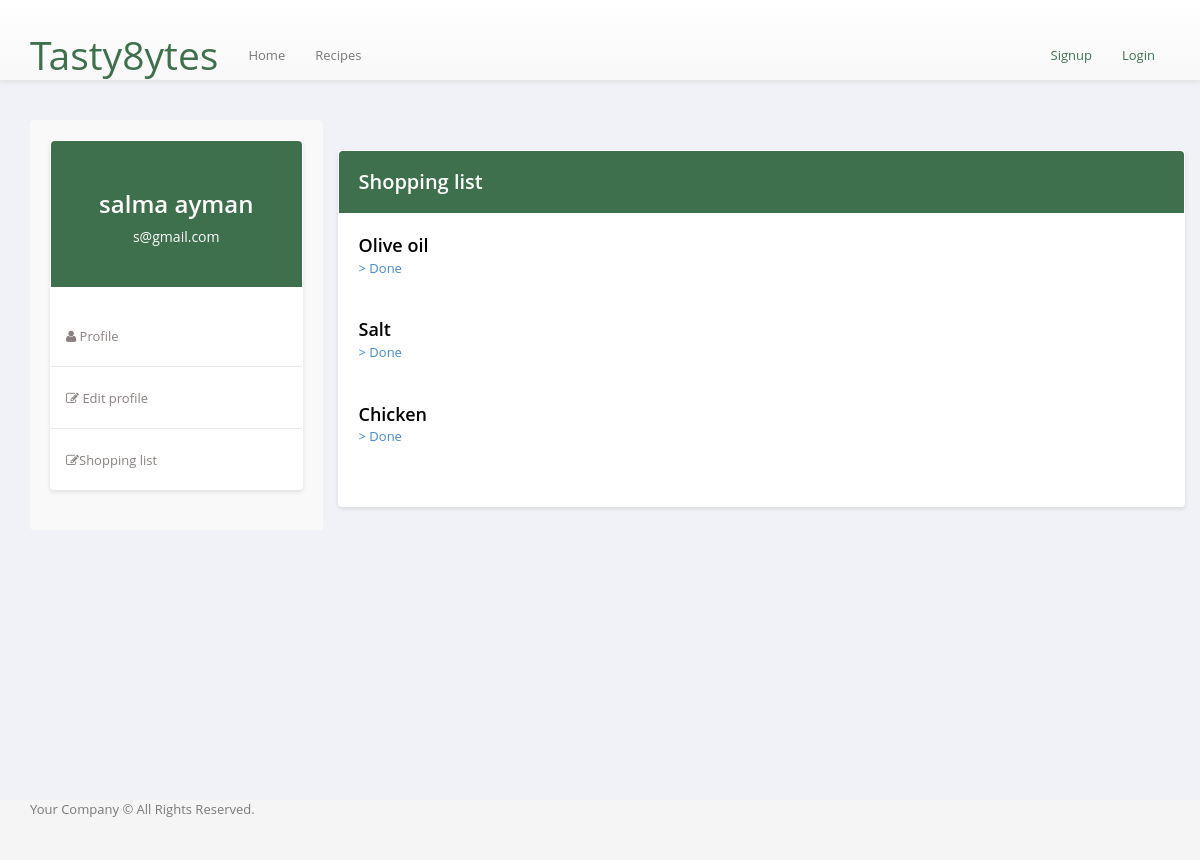
Before: /shoplist/1 with the older database file.
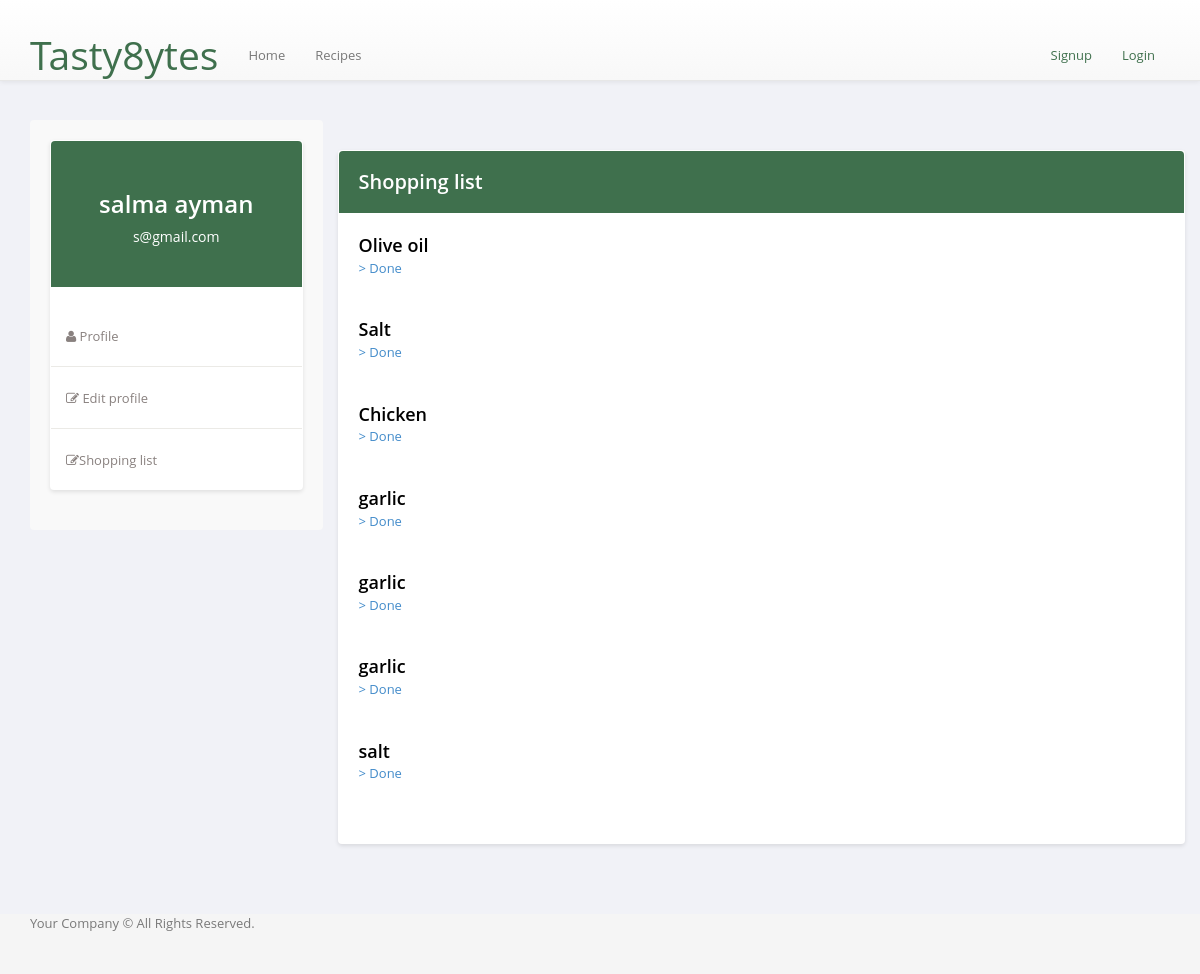
After: the same page with the newer database file.
### backend/complete/models.py (models this page shows)
class User(db.Model, UserMixin):
    id = db.Column(db.Integer, primary_key=True)
    email = db.Column(db.String(150), unique=True)
    password = db.Column(db.String(150))
    first_name = db.Column(db.String(150))
    last_name = db.Column(db.String(150))
    isChef = db.Column(db.String, default='off')

### tables this page shows
CREATE TABLE ShopList (
                UserID INTEGER,
                IngredientName varchar(255),
                FOREIGN KEY(UserID) REFERENCES User(id),
                FOREIGN KEY(IngredientName) REFERENCES Ingredient(Ingredient_name)
            );

### backend/complete/views.py (the view)
@views.route('/shoplist/<userid>')
def shoppinglist(userid):
    object=shopping_list_database("instance\\MainDB.db")
    listofingrients=object.display_shopping_list(userid)
    object = user_database("instance\\MainDB.db")
    userinfo= object.get_user(int(userid))
    return render_template('pages/usershoppinglist.html',item=userinfo, shoplist=listofingrients)

### controllers/database.py (called while the page is built)
    def l_tuple_to_list(self,tuplee):                       #function to change a list of tuples to a normal list
        listt =[]
        for item in tuplee:
            for itemm in item:
                listt.append(itemm)        # all the ingredients are now in a normal list
        return listt

    def establish_connection(self):
        self.connection = sqlite3.connect(self.database_name, timeout = 5000)

    def cursor(self):
        return self.connection.cursor()

    def get_user(self, user_id):
        query = f'Select * from User where id = {user_id}'
        cursor=self.cursor().execute(query)
        data=cursor.fetchall()
        data=self.l_tuple_to_list(data)
        return data

    def display_shopping_list(self, user_id):
        query = 'select * from ShopList where UserID = ?'
        data = self.cursor().execute(query, (user_id,))
        ingredients_tuple = data.fetchall()
        list_ingredients = []
        for ingredient in ingredients_tuple:
            list_ingredients.append(ingredient[1])
        return list_ingredients

### backend/complete/templates/pages/usershoppinglist.html (shortened to what this page needs)
{% extends 'layouts/main.html' %}
{% block content %}
<div class="container">
  <div class="row">
    <div class="profile-nav col-md-3">
      <div class="panel">
        <div class="user-heading round">
          <h1>{{item[3]}} {{item[4]}}</h1>
          <p>{{item[1]}}</p>
        </div>
        <ul class="nav nav-pills nav-stacked">
          <li><a href="{{ url_for('views.userprofile',userid=current_user.id) }}"> <i class="fa fa-user"></i> Profile</a></li>
          <li><a href="{{ url_for('views.useredit', userid=current_user.id) }}"> <i class="fa fa-edit"></i> Edit profile</a></li>
          <li><a href="{{ url_for('views.shoppinglist', userid=current_user.id) }}"> <i class="fa fa-edit"></i>Shopping list</a></li>
        </ul>
      </div>
    </div>
    <div class="profile-info col-md-9">
      <div class="panel">
        <div class="bio-graph-heading">
          <h2>Shopping list</h2>
        </div>
        <div class="panel-body bio-graph-info">
          {% for ingredient in shoplist %}
          <form method="POST">
            <div class="row">
              <div class="col-md-9 bio-row">
                <span><p class="recipe-name">{{ingredient}}</p> <a href="{{ url_for('views.removeshoplistitem', userid=current_user.id, removeingredient=ingredient) }}"> > Done </a></span>
              </div>
            </div>
          </form>
        {% endfor %}
        </div>
      </div>
    </div>
  </div>
</div>
{% endblock %}

### backend/complete/templates/layouts/main.html (shortened to what this page needs)
<!doctype html>
<head>
<link type="text/css" rel="stylesheet" href="/static/css/font-awesome-4.1.0.min.css" />
<link type="text/css" rel="stylesheet" href="/static/css/bootstrap-3.1.1.min.css">
<link type="text/css" rel="stylesheet" href="/static/css/bootstrap-theme-3.1.1.min.css" />
<link type="text/css" rel="stylesheet" href="/static/css/layout.main.css" />
<link type="text/css" rel="stylesheet" href="/static/css/main.css" />
<link type="text/css" rel="stylesheet" href="/static/css/main.responsive.css" />
<link type="text/css" rel="stylesheet" href="/static/css/main.quickfix.css" />
</head>
<body>
  <div id="wrap" style="color: black;">
    <div class="navbar navbar-default navbar-fixed-top" >
      <div class="container">
        <div class="navbar-header">
          <a class="navbar-brand" href="/" style="color: #3F704D; font-size: 300%;">Tasty8ytes</a>
        </div>
        <div class="collapse navbar-collapse">
          <ul class="nav navbar-nav">
            <li {% if request.endpoint == 'views.home' %} class="active" {% endif %}><a href="{{ url_for('views.home') }}">Home</a></li>
            <li {% if request.endpoint == 'views.about' %} class="active" {% endif %}><a href="{{ url_for('views.about') }}">Recipes</a></li>
          </ul>
            <ul class="nav navbar-nav pull-right">
          {% if current_user.is_authenticated %}
            <li><a href="{{ url_for('auth.logout') }}" style="color: #3F704D;">Logout</a></li>
            <li><a href="{{ url_for('views.userprofile',userid=current_user.id) }}" style="color: #3F704D;">Profile</a></li>
          {% else %}
            <li><a href="{{ url_for('auth.signup') }}" style="color: #3F704D;">Signup</a></li>
            <li><a href="{{ url_for('auth.login') }}" style="color: #3F704D;">Login</a></li>
          {%endif%}
          </ul>
        </div>
      </div>
    </div>
    <main id="content" role="main" class="container">
      {% block content %}{% endblock %}
    </main>
  </div>
  <div id="footer">
    <div class="container">
      <p>Your Company &copy; All Rights Reserved.</p>
    </div>
  </div>
</body>
</html>

### backend/complete/static/css/layout.main.css (style rules this page uses)
html, body { height: 100%; }
#wrap { min-height: 100%; height: auto !important; height: 100%; margin: 0 auto -60px; padding: 0 0 60px; }
#footer { height: 60px; background-color: #f5f5f5; }
#wrap > .container { padding: 60px 15px 0; }
#footer > .container { padding-left: 15px; padding-right: 15px; }

### backend/complete/static/css/main.css (style rules this page uses)
a { cursor: pointer; }
.row:after { content: ""; display: table; clear: both; }
body { color: #797979; background: #f1f2f7; font-family: 'Open Sans', sans-serif; padding: 0px !important; margin: 0px !important; font-size: 13px; text-rendering: optimizeLegibility; -webkit-font-smoothing: antialiased; -moz-font-smoothing: antialiased; }
.container { margin-top: 30px; }
.profile-nav { background-color: #f9f9f9; padding: 20px; border-radius: 4px; }
.panel { border-radius: 4px; box-shadow: 0 2px 4px rgba(0, 0, 0, 0.1); background-color: #ffffff; }
.user-heading { background-color: #3F704D; color: #ffffff; padding: 30px; text-align: center; border-radius: 4px 4px 0 0; }
.user-heading h1 { font-size: 24px; font-weight: 600; margin-bottom: 5px; }
.user-heading p { font-size: 14px; margin-top: 10px; }
.profile-nav ul { margin-top: 20px; padding-left: 0; }
.profile-nav ul > li { list-style: none; padding: 10px 0; border-bottom: 1px solid #ebeae6; }
.profile-nav ul > li:last-child { border-bottom: none; }
.profile-nav ul > li > a { color: #89817f; font-weight: 500; transition: all 0.3s ease; }
.profile-info { margin-top: 30px; }
.bio-graph-heading { background-color: #3F704D; color: #ffffff; padding: 20px; border-radius: 4px 4px 0 0; }
.bio-graph-heading h2 { font-size: 20px; font-weight: 600; margin: 0; }
.panel-body { padding: 20px; }
.bio-row { margin-bottom: 20px; }
.bio-row p { margin: 0; }
.recipe-name { font-size: 18px; font-weight: 600; }
.row { margin-bottom: 20px; }

Changed rows visible on the page:
added ShopList: IngredientName "garlic"
added ShopList: IngredientName "garlic"
added ShopList: IngredientName "garlic"
added ShopList: IngredientName "salt"
